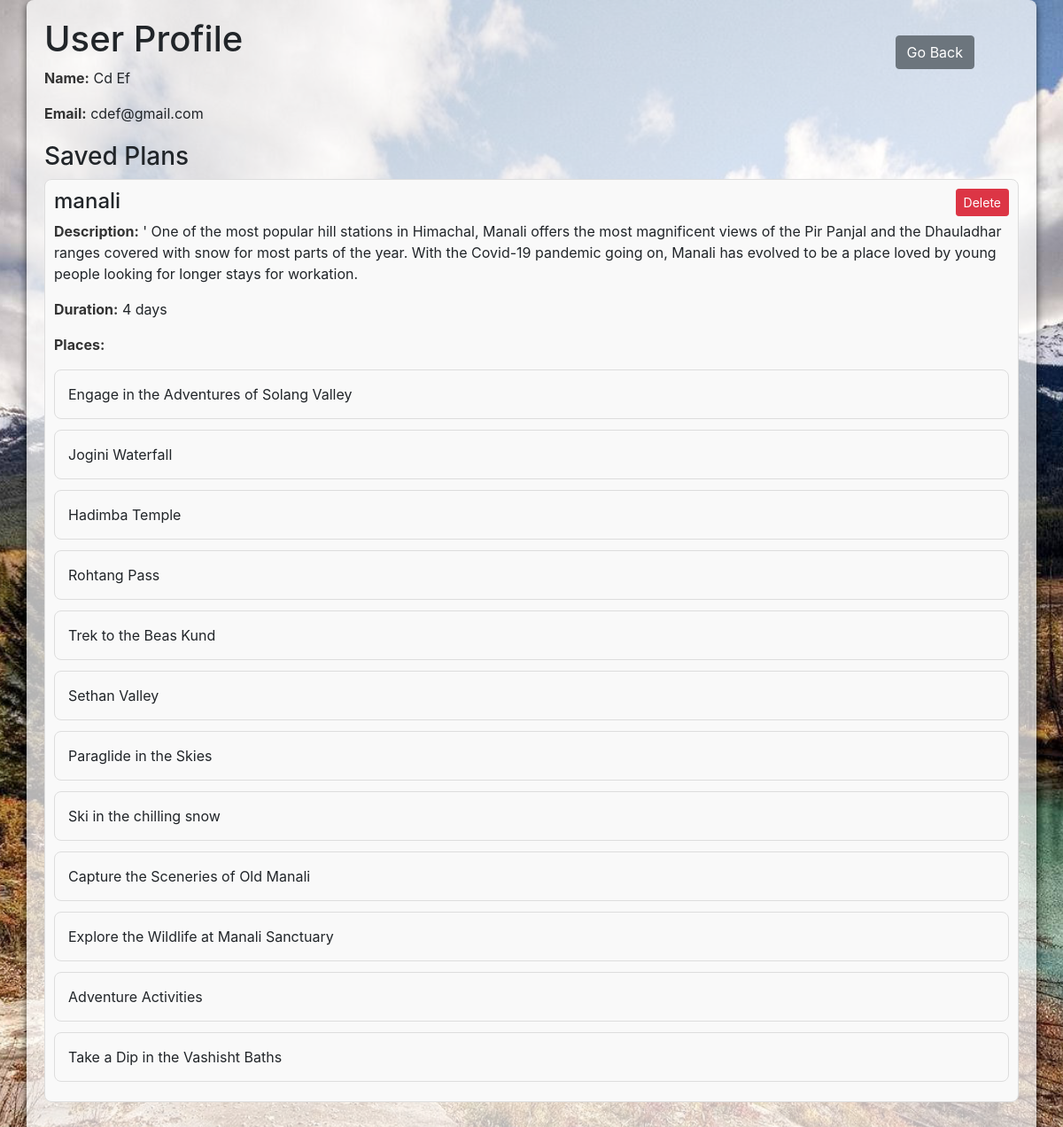
The page /profile (signed in) on the database its author committed.
### app.py (models this page shows)
class User(db.Model):
    id = db.Column(db.Integer, primary_key=True)
    username = db.Column(db.String(100), unique=True, nullable=False)
    email = db.Column(db.String(120), unique=True, nullable=False)
    password = db.Column(db.String(60), nullable=False)

class SavedPlan(db.Model):
    id = db.Column(db.Integer, primary_key=True)
    user_id = db.Column(db.Integer, db.ForeignKey('user.id'), nullable=False)
    city_name = db.Column(db.String(100), nullable=False)
    city_desc = db.Column(db.Text, nullable=False)
    duration_days = db.Column(db.Integer, nullable=False)
    places = db.Column(db.Text, nullable=False)  # Stores JSON data
    user = db.relationship('User', backref=db.backref('saved_plans', lazy=True))
    def get_places(self):
        return json.loads(self.places)

### app.py (the view)
@app.route('/profile')
def profile():
    if 'user_id' not in session:
        return redirect(url_for('login'))
    user_id = session['user_id']
    user = User.query.get(user_id)  # Fetch user from the database
    if not user:
        return redirect(url_for('login'))
    saved_plans = SavedPlan.query.filter_by(user_id=user_id).all()
    user_name = user.username
    user_email = user.email
    plans = []
    for plan in saved_plans:
        plans.append({
            'id': plan.id,  # Add the id here
            'city_name': plan.city_name,
            'city_desc': plan.city_desc,
            'duration_days': plan.duration_days,
            'places': plan.get_places()  # Use the get_places method to decode JSON
        })
    return render_template('profile.html', user_name=user_name, user_email=user_email, saved_plans=plans)

### templates/profile.html (shortened to what this page needs)
<!DOCTYPE html>
<html lang="en">
<head>
    <link rel="stylesheet" href="{{ url_for('static', filename='css/plan.css') }}">
    <link href="https://stackpath.bootstrapcdn.com/bootstrap/4.5.2/css/bootstrap.min.css" rel="stylesheet">
</head>
<body>
    <div class="container profile-container">
        <a href="{{ url_for('home') }}" class="btn btn-secondary go-back-btn">Go Back</a>
        <h1>User Profile</h1>
        <p><strong>Name:</strong> {{ user_name }}</p>
        <p><strong>Email:</strong> {{ user_email }}</p>
        <div class="plan-list">
            <h3>Saved Plans</h3>
            {% if saved_plans %}
                <ul>
                    {% for plan in saved_plans %}
                        <li class="plan-item">
                            <h4>{{ plan.city_name }}</h4>
                            <p><strong>Description:</strong> {{ plan.city_desc }}</p>
                            <p><strong>Duration:</strong> {{ plan.duration_days }} days</p>
                            <p><strong>Places:</strong></p>
                            <ul>
                                {% for place in plan.places %}
                                    <li>{{ place }}</li>
                                {% endfor %}
                            </ul>
                            <form action="{{ url_for('delete_plan', plan_id=plan.id) }}" method="post" class="delete-btn">
                                <button type="submit" class="btn btn-danger btn-sm">Delete</button>
                            </form>
                        </li>
                    {% endfor %}
                </ul>
            {% else %}
                <p>No saved plans available.</p>
            {% endif %}
        </div>
    </div>
</body>
</html>

### static/css/plan.css (style rules this page uses)
html, body { font-family: Arial, sans-serif; background: url('/static/images/background-1.jpg') no-repeat center center fixed; background-size: cover; color: #333; margin: 0; padding: 0; height: 100%; }
body::before { content: ''; position: fixed; top: 0; left: 0; width: 100%; height: 100%; background: inherit; filter: blur(5px); z-index: -1; }
.container { width: 80%; margin: 0 auto; padding: 20px; background-color: rgba(255, 255, 255, 0.7); box-shadow: 0 4px 8px rgba(0, 0, 0, 0.7); border-radius: 8px; }
ul { list-style-type: none; padding: 0; animation: fadeInLeft 0.5s ease; }
li { padding: 15px; margin-bottom: 12px; border: 1px solid #ddd; border-radius: 8px; background-color: #f9f9f9; transition: transform 0.3s ease, box-shadow 0.3s ease; }
strong { color: #333; }
a { display: inline-block; margin-top: 30px; padding: 10px 20px; background-color: #009688; color: #fff; border-radius: 5px; text-decoration: none; transition: background-color 0.3s ease; }

### templates/profile.html (style rules this page uses)
.profile-container { padding: 20px; }
.plan-list { margin-top: 20px; }
.plan-item { padding: 10px; border-bottom: 1px solid #ddd; position: relative; }
.delete-btn { position: absolute; top: 10px; right: 10px; }
.go-back-btn { position: absolute; top: 10px; right: 100px; }

### rows shown on the page
User: username "Cd Ef", email "cdef@gmail.com"
SavedPlan: city_name "manali", city_desc "' One of the most popular hill stations in Himachal, Manali offers the most magnificent views of the Pir Panjal and the Dhauladhar ranges covered with snow for most parts of the year. With the Covid-19 pandemic going on, Manali has evolved to be a place loved by young people looking for longer stays for workation.", duration_days "4", places "Engage in the Adventures of Solang Valley" "Jogini Waterfall" "Hadimba Temple" "Rohtang Pass" "Trek to the Beas Kund" "Sethan Valley" "Paraglide in the Skies" "Ski in the chilling snow" "Capture the Sceneries of Old Manali" "Explore the Wildlife at Manali Sanctuary" "Adventure Activities" "Take a Dip in the Vashisht Baths"
